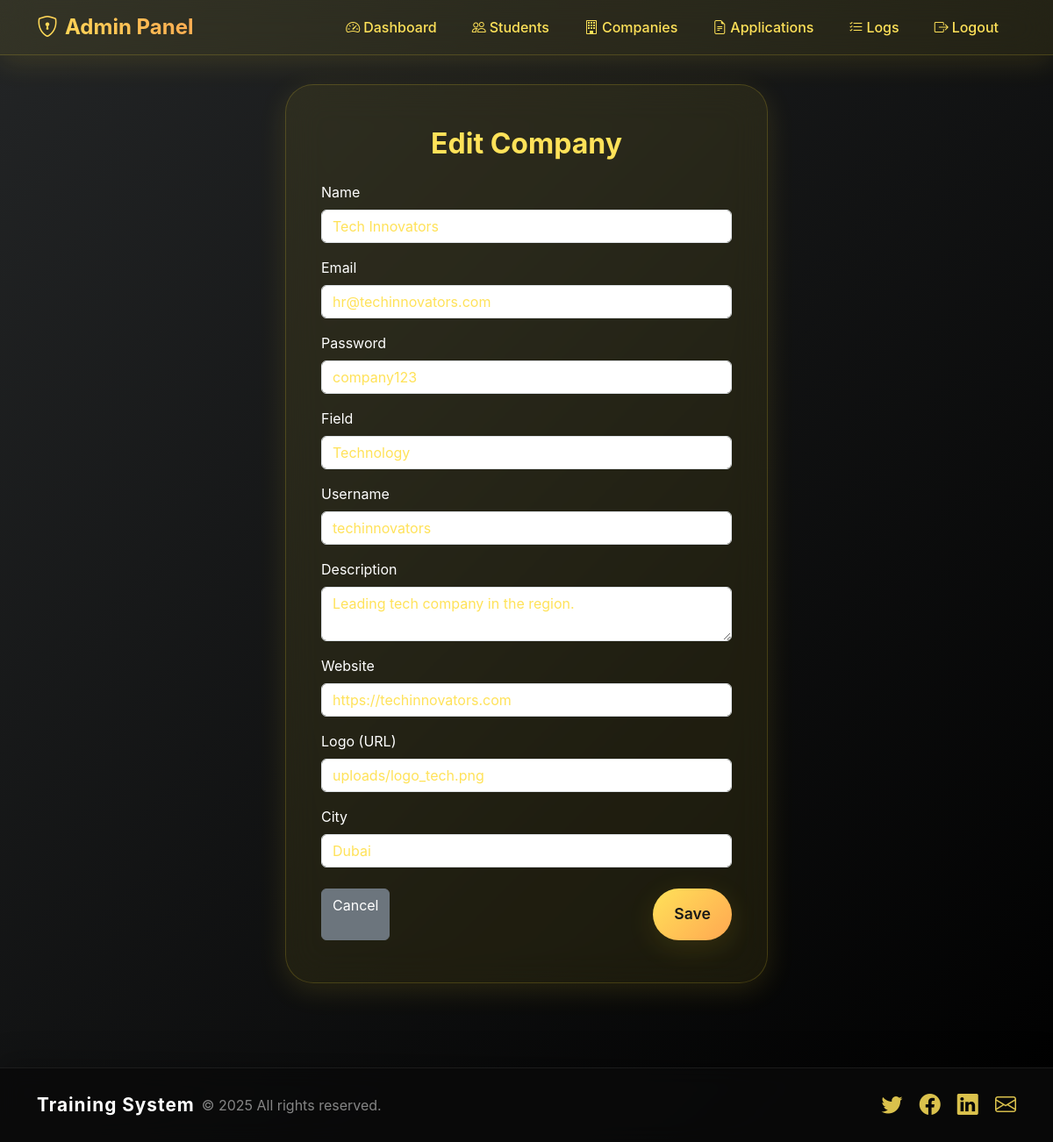
Screenshot of /?controller=admin&action=editCompany&id=1 (signed in) with the database file from the repository.
### tables this page shows
CREATE TABLE companies (
    id INT AUTO_INCREMENT PRIMARY KEY,
    name VARCHAR(100) NOT NULL,
    email VARCHAR(100) NOT NULL UNIQUE,
    username VARCHAR(50) NOT NULL UNIQUE,
    password VARCHAR(255) NOT NULL,
    field VARCHAR(100) NOT NULL,
    city VARCHAR(100) NOT NULL,
    description TEXT,
    website VARCHAR(255),
    logo VARCHAR(255),
    created_at TIMESTAMP DEFAULT CURRENT_TIMESTAMP
);

### app/controllers/AdminController.php (called while the page is built, shortened)
<?php
class AdminController {
    public function editCompany() {
        $id = $_GET['id'] ?? null;
        $company = $GLOBALS['pdo']->query("SELECT * FROM companies WHERE id = " . intval($id))->fetch();
        require __DIR__ . '/../views/admin/company_form.php';
    }
}

### app/views/admin/company_form.php (the view, shortened to what this page needs)
<?php
include __DIR__ . '/../layout/header.php';
$isEdit = isset($company);
?>
<div class="container py-5">
  <div class="register-card glass-card">
    <h2 class="gradient-text mb-4"><?= $isEdit ? 'Edit Company' : 'Add Company' ?></h2>
    <form method="post">
      <div class="mb-3">
        <label class="form-label">Name</label>
        <input type="text" name="name" class="form-control" required value="<?= $isEdit ? htmlspecialchars($company['name']) : '' ?>">
      </div>
      <div class="mb-3">
        <label class="form-label">Email</label>
        <input type="email" name="email" class="form-control" required value="<?= $isEdit ? htmlspecialchars($company['email']) : '' ?>">
      </div>
      <div class="mb-3">
        <label class="form-label">Password</label>
        <input type="text" name="password" class="form-control" required value="<?= $isEdit ? htmlspecialchars($company['password']) : '' ?>">
      </div>
      <div class="mb-3">
        <label class="form-label">Field</label>
        <input type="text" name="field" class="form-control" required value="<?= $isEdit ? htmlspecialchars($company['field']) : '' ?>">
      </div>
      <div class="mb-3">
        <label class="form-label">Username</label>
        <input type="text" name="username" class="form-control" required value="<?= $isEdit ? htmlspecialchars($company['username']) : '' ?>">
      </div>
      <div class="mb-3">
        <label class="form-label">Description</label>
        <textarea name="description" class="form-control"><?= $isEdit ? htmlspecialchars($company['description']) : '' ?></textarea>
      </div>
      <div class="mb-3">
        <label class="form-label">Website</label>
        <input type="text" name="website" class="form-control" value="<?= $isEdit ? htmlspecialchars($company['website']) : '' ?>">
      </div>
      <div class="mb-3">
        <label class="form-label">Logo (URL)</label>
        <input type="text" name="logo" class="form-control" value="<?= $isEdit ? htmlspecialchars($company['logo']) : '' ?>">
      </div>
      <div class="mb-4">
        <label class="form-label">City</label>
        <input type="text" name="city" class="form-control" required value="<?= $isEdit ? htmlspecialchars($company['city']) : '' ?>">
      </div>
      <div class="d-flex justify-content-between">
        <a href="?controller=admin&action=companies" class="btn btn-secondary">Cancel</a>
        <button type="submit" class="btn btn-glass btn-primary-glass px-4">Save</button>
      </div>
    </form>
  </div>
</div>
<?php include __DIR__ . '/../layout/footer.php'; ?>

### public/assets/css/style.css (style rules this page uses)
* { margin:0;padding:0;box-sizing:border-box; }
body { font-family:'Poppins',sans-serif; background: linear-gradient(135deg,#667eea,#764ba2); color:#fff; min-height:100vh; overflow-x:hidden; }
.text-warning, .alert-warning, .table-warning, .badge.bg-warning, .gradient-text-yellow, .form-label, .message-content, .faq-question, .faq-question-fancy, .notification, .btn-outline-warning, .btn-primary-glass, .profile-avatar, .stat-icon, .application-icon, .text-yellow, .text-yellow-50, .bg-yellow, .bg-yellow-50, .text-warning-50, .bg-warning-50 { color: var(--bs-navbar-brand-color) !important; }

### app/views/layout/header.php (style rules this page uses)
:root { --primary-gradient: linear-gradient(135deg, #232526 0%, #000000 100%); --secondary-gradient: linear-gradient(135deg, #ffe259 0%, #ffa751 100%); --glass-bg: rgba(255, 221, 51, 0.08); --glass-border: rgba(255, 221, 51, 0.18); --glass-shadow: 0 8px 32px rgba(255, 221, 51, 0.12); --text-light: #fffbe7; --text-dark: #232526; --accent-yellow: #ffe259; --accent-orange: #ffa751; --accent-black: #181818; }
body { background: var(--primary-gradient); min-height: 100vh; font-family: 'Inter', -apple-system, BlinkMacSystemFont, sans-serif; }
.btn-glass { background: var(--glass-bg); backdrop-filter: blur(20px); -webkit-backdrop-filter: blur(20px); border: 1px solid var(--glass-border); color: var(--accent-yellow); padding: 1rem 2.5rem; border-radius: 2rem; font-weight: 600; font-size: 1.1rem; transition: all 0.3s ease; box-shadow: var(--glass-shadow); position: relative; overflow: hidden; }
.btn-glass::before { content: ''; position: absolute; top: 0; left: -100%; width: 100%; height: 100%; background: linear-gradient(90deg, transparent, rgba(255,221,51,0.18), transparent); transition: left 0.5s; }
.btn-primary-glass { background: var(--secondary-gradient); border: none; color: var(--accent-black) !important; }
.glass-card { background: var(--glass-bg); backdrop-filter: blur(20px); -webkit-backdrop-filter: blur(20px); border: 1px solid var(--glass-border); border-radius: 1.5rem; box-shadow: var(--glass-shadow); padding: 2rem; transition: all 0.3s ease; }
.register-card { max-width: 550px; margin: 3rem auto; background: var(--glass-bg); backdrop-filter: blur(20px); -webkit-backdrop-filter: blur(20px); border: 1px solid var(--glass-border); border-radius: 2rem; box-shadow: var(--glass-shadow); padding: 3rem 2.5rem; animation: fadeInUp 1.2s cubic-bezier(0.4, 0, 0.2, 1) both; }
.register-card h2 { color: var(--accent-yellow); font-weight: 700; text-align: center; margin-bottom: 2rem; }
.form-control { color: var(--accent-yellow); }
.form-control::placeholder { color: rgba(255, 221, 51, 0.6); }

### rows the page displays
companies: name "Tech Innovators", email "hr@techinnovators.com", password "company123", field "Technology", username "techinnovators", description "Leading tech company in the region.", website "https://techinnovators.com", logo "uploads/logo_tech.png", city "Dubai"
